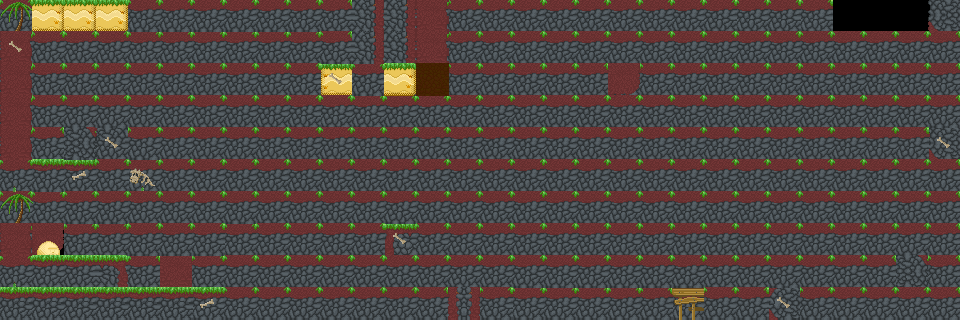

Tiled map render using the project's own tile images. Description and the map definition, with tile-layer contents summarised, below:
An orthogonal 30x10 tile map with 32x32 px tiles, 4 tile layers (background, main, foreground, hidden), 5 tilesets and 71 objects (21x spike, 21x veggie, 2x treetop_palm, walking_enemy, start, ...).

<map version="1.0" orientation="orthogonal" width="30" height="10" tilewidth="32" tileheight="32">
 <properties>
  <property name="hints" value="" />
  <property name="time_to_beat" value="8" />
 </properties>
 <tileset firstgid="1" name="grass_level" tilewidth="32" tileheight="32">
  <image source="../../sprites/tilesets/34tile.png" width="544" height="306" />
 </tileset>
 <tileset firstgid="154" name="object_tilemap_32" tilewidth="32" tileheight="32">
  <image source="../../sprites/tilesets/object_tilemap_32.png" width="160" height="160" />
  <tile id="0">
   <properties>
    <property name="item_no" value="5" />
    <property name="type" value="costume_head" />
   </properties>
  </tile>
  <tile id="1">
   <properties>
    <property name="spawn" value="spawn" />
   </properties>
  </tile>
  <tile id="2">
   <properties>
    <property name="goal" value="goal" />
   </properties>
  </tile>
  <tile id="3">
   <properties>
    <property name="name" value="pig" />
   </properties>
  </tile>
  <tile id="4">
   <properties>
    <property name="direction" value="left" />
    <property name="name" value="walking_enemy" />
   </properties>
  </tile>
 </tileset>
 <tileset firstgid="179" name="object_tilemap_16" tilewidth="16" tileheight="16">
  <image source="../../sprites/tilesets/object_tilemap_16.png" width="64" height="48" />
 </tileset>
 <tileset firstgid="191" name="treetops_big_96" tilewidth="96" tileheight="64">
  <image source="../../sprites/objects/scenery/treetops_big_96.png" trans="ff00ff" width="192" height="64" />
 </tileset>
 <tileset firstgid="193" name="34tile_beach_temp" tilewidth="33" tileheight="33" spacing="1" margin="1">
  <image source="../../sprites/tilesets/34tile_beach_temp.png" width="714" height="306" />
 </tileset>
 <layer name="background" width="30" height="10">
  <properties>
   <property name="background" value="background" />
  </properties>
  <data>[300 cells, 296 non-empty, 14 distinct tile ids]</data>
 </layer>
 <layer name="main" width="30" height="10">
  <data>[300 cells, 294 non-empty, 37 distinct tile ids]</data>
 </layer>
 <layer name="foreground" width="30" height="10">
  <properties>
   <property name="foreground" value="foreground" />
  </properties>
  <data>[300 cells, 270 non-empty, 13 distinct tile ids]</data>
 </layer>
 <layer name="hidden" width="30" height="10">
  <data>[300 cells, 8 non-empty, 4 distinct tile ids]</data>
 </layer>
 <objectgroup color="#e70000" name="hard-blocks" width="0" height="0">
  <object x="0" y="0" width="448" height="32" />
  <object x="320" y="32" width="64" height="64" />
  <object x="384" y="64" width="64" height="32" />
  <object x="384" y="224" width="64" height="64" />
  <object x="0" y="288" width="512" height="32" />
  <object x="0" y="256" width="128" height="32" />
  <object x="0" y="32" width="32" height="224" />
  <object x="32" y="160" width="192" height="64" />
  <object x="160" y="224" width="64" height="32" />
  <object x="96" y="96" width="64" height="64" />
  <object x="224" y="192" width="32" height="32" />
 </objectgroup>
 <objectgroup color="#0055ff" name="soft-blocks" width="0" height="0">
  <object x="224" y="160" width="64" height="32" />
  <object x="416" y="160" width="64" height="32" />
  <object x="576" y="96" width="64" height="32" />
  <object x="800" y="96" width="32" height="32" />
  <object x="672" y="288" width="32" height="32" />
  <object x="256" y="96" width="64" height="32" />
 </objectgroup>
 <objectgroup name="objects-32px" width="0" height="0">
  <object name="walking_enemy" gid="158" x="128" y="96">
   <properties>
    <property name="bound_to_platform" value="true" />
   </properties>
  </object>
  <object name="start" gid="155" x="64" y="256">
   <properties>
    <property name="direction" value="right" />
    <property name="health" value="100" />
   </properties>
  </object>
  <object name="goal" gid="156" x="864" y="224" />
  <object name="treetop_palm" gid="177" x="736" y="192">
   <properties>
    <property name="position" value="front" />
   </properties>
  </object>
  <object name="treetop_palm" gid="177" x="480" y="224">
   <properties>
    <property name="position" value="front" />
   </properties>
  </object>
  <object name="beach_bush" gid="178" x="864" y="288">
   <properties>
    <property name="position" value="front" />
   </properties>
  </object>
 </objectgroup>
 <objectgroup name="objects-16px" width="0" height="0">
  <object name="spike" gid="186" x="518" y="319" />
  <object name="spike" gid="186" x="548" y="320" />
  <object name="spike" gid="186" x="577" y="320" />
  <object name="spike" gid="186" x="607" y="321" />
  <object name="spike" gid="186" x="643" y="321" />
  <object name="spike" gid="186" x="676" y="321" />
  <object name="spike" gid="186" x="69" y="164" />
  <object name="spike" gid="186" x="86" y="161" />
  <object name="spike" gid="186" x="85" y="147" />
  <object name="veggie" gid="182" x="233" y="184" />
  <object name="veggie" gid="182" x="265" y="215" />
  <object name="veggie" gid="182" x="233" y="280" />
  <object name="veggie" gid="182" x="440" y="152" />
  <object name="veggie" gid="182" x="584" y="89" />
  <object name="veggie" gid="182" x="615" y="88" />
  <object name="veggie" gid="182" x="810" y="90" />
  <object name="veggie" gid="182" x="903" y="104" />
  <object name="veggie" gid="182" x="104" y="92" />
  <object name="veggie" gid="182" x="135" y="91" />
  <object name="veggie" gid="182" x="297" y="89" />
  <object name="veggie" gid="182" x="169" y="151" />
  <object name="veggie" gid="182" x="327" y="154" />
  <object name="veggie" gid="182" x="456" y="280" />
  <object name="veggie" gid="182" x="487" y="279" />
  <object name="veggie" gid="182" x="743" y="282" />
  <object name="veggie" gid="182" x="822" y="281" />
  <object name="veggie" gid="182" x="903" y="280" />
  <object name="key" gid="183" x="40" y="154">
   <properties>
    <property name="color" value="yellow" />
   </properties>
  </object>
  <object name="door" gid="165" x="416" y="64">
   <properties>
    <property name="color" value="yellow" />
   </properties>
  </object>
  <object name="chest" gid="154" x="384" y="64">
   <properties>
    <property name="item_no" value="6" />
    <property name="type" value="costume_head" />
   </properties>
  </object>
  <object name="veggie" gid="182" x="358" y="279" />
  <object name="veggie" gid="182" x="359" y="249" />
  <object name="veggie" gid="182" x="360" y="215" />
  <object name="spike" gid="186" x="917" y="293" />
  <object name="spike" gid="186" x="880" y="241" />
  <object name="spike" gid="186" x="862" y="243" />
  <object name="spike" gid="186" x="843" y="229" />
  <object name="spike" gid="186" x="839" y="212" />
  <object name="spike" gid="186" x="850" y="193" />
  <object name="spike" gid="186" x="864" y="182" />
  <object name="spike" gid="186" x="881" y="186" />
  <object name="spike" gid="186" x="706" y="294" />
  <object name="spike" gid="186" x="779" y="291" />
  <object name="spike" gid="186" x="798" y="295" />
  <object name="spike" gid="186" x="813" y="198" />
 </objectgroup>
 <objectgroup name="treetop_big" width="0" height="0" />
 <objectgroup color="#00aa00" name="sand-blocks" width="30" height="10">
  <object x="288" y="160" width="64" height="96" />
  <object x="704" y="288" width="256" height="32" />
  <object x="928" y="0" width="32" height="288" />
 </objectgroup>
</map>
